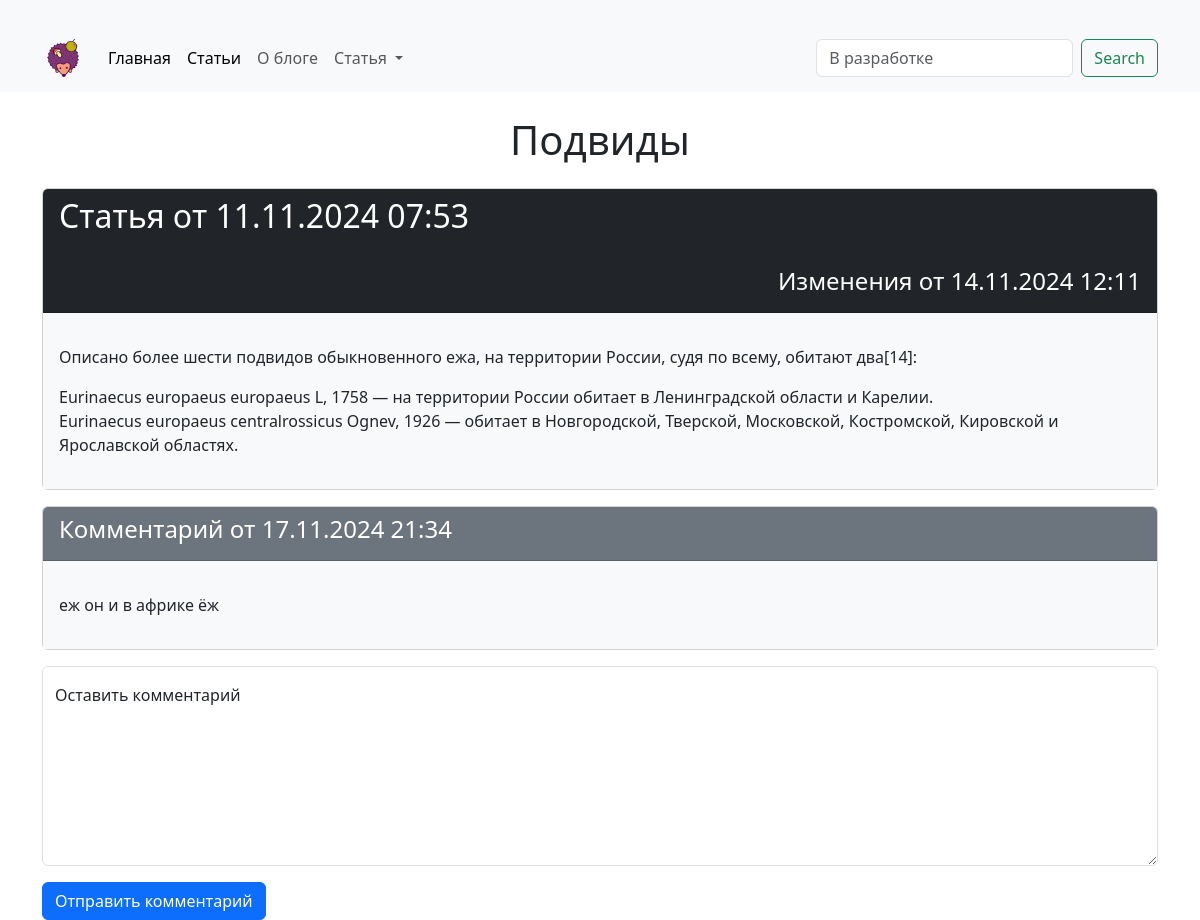
The page /articles/5/ on the database its author committed.
### hexlet_django_blog/article/models.py (models this page shows, shortened)
class Article(models.Model):
    name = models.CharField(max_length=100)  # название статьи
    body = models.TextField()  # тело статьи
    created_at = models.DateTimeField(auto_now_add=True)
    updated_at = models.DateTimeField(auto_now=True)

class Comment(models.Model):
    body = models.TextField()
    article = models.ForeignKey(
        Article, on_delete=models.CASCADE, related_name="comments"
    )
    created_at = models.DateTimeField(auto_now_add=True)
    class Meta:
        ordering = ["created_at"]

### hexlet_django_blog/article/views.py (the view)
class ArticleInfo(View):
    def get(self, request, *args, **kwargs):
        article = get_object_or_404(Article, id=kwargs["article_id"])
        comments = article.comments.filter()
        form = ArticleCommentForm()
        return render(
            request,
            "articles/info.html",
            context={
                "article": article,
                "comments": comments,
                "form": form,
            },
        )

### hexlet_django_blog/article/forms.py
class ArticleCommentForm(forms.ModelForm):
    class Meta:
        model = Comment
        fields = ['body']

### hexlet_django_blog/templates/articles/info.html (shortened to what this page needs)
{% extends "base.html" %}
{% block header %}{{ article.name }}{% endblock %}
{% block content %}
<div class="card mb-3">
  <div class="card-header bg-dark text-white">
    <h2> Статья от {{ article.created_at|date:"d.m.Y H:i" }}</h2>
    <br>
    <h4 class="text-end">Изменения от {{ article.updated_at|date:"d.m.Y H:i" }}</h4>
  </div>
  <div class="card-body bg-light">
    <p class="">{{ article.body|linebreaks }}</p>
  </div>
</div>
{% for comment in comments %}
<div class="card mb-3">
  <div class="card-header bg-secondary text-white">
    <h4> Комментарий от {{ comment.created_at|date:"d.m.Y H:i" }}</h4>
  </div>
  <div class="card-body bg-light">
    <p class="">{{ comment.body|linebreaks }}</p>
  </div>
</div>
{% empty %}
    <div>
        <p>К этой статье еще нет комментариев.</p>
    </div>
{% endfor %}
{% include "articles/comment.html" %}
{% endblock %}

### rows shown on the page
Article: name "Подвиды", created_at "11.11.2024 07:53", updated_at "14.11.2024 12:11", body "Описано более шести подвидов обыкновенного ежа, на территории России, судя по всему, обитают два[14]: Eurinaecus europaeus europaeus L, 1758 — на территории России обитает в Ленинградской области и Карелии. Eurinaecus europaeus centralrossicus Ognev, 1926 — обитает в Новгородской, Тверской, Московской, Костромской, Кировской и Ярославской областях."
Comment: created_at "17.11.2024 21:34", body "еж он и в африке ёж"
